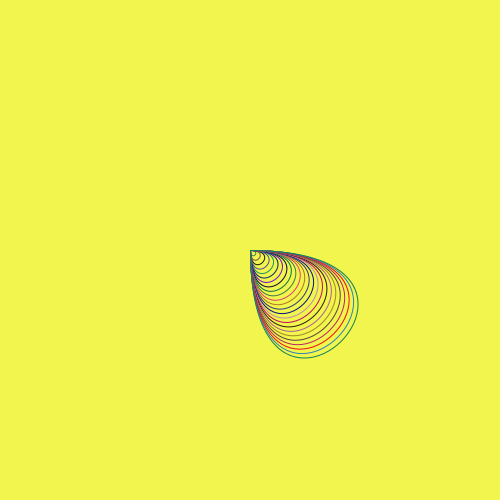
Frame 1 (no input)
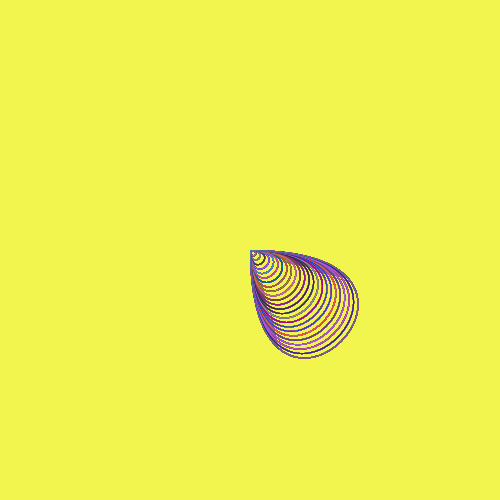
Frame 60 (the mouse pressed at the canvas centre just before this capture)
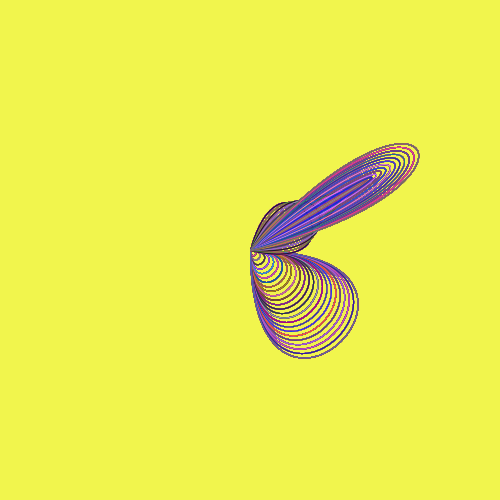
Frame 120 (the mouse held since frame 60 and released just before this capture)

The Processing sketch that drew these frames (run headless with seeded random() and noise(); from frame 60 on, the mouse is pressed at the canvas centre):

// Processing sketch: processing_134598
// ── processing_134598.pde

/*Laiane Merino Vignoto
Arquitetura e Urbanismo (s53)
fev/2014*/

void setup() 
{
  size(500, 500);
  background(241, 245, 77);
}
void draw() 
{
  pushMatrix();
  translate(250, 250);
  rotate(mouseX);
  for (int i = 2; i < width/2; i += 10) 
  {
    noFill();
    stroke(random(255), random(155), random(255));
    bezier(0, 0, mouseX/2, i, i, mouseY/2, 0, 0);
  }
  popMatrix();
}


/*Este trabalho está licenciado sob uma Licença Creative Commons Atribuição  4.0 Internacional. Para ver uma cópia desta licença, visite http://creativecommons.org/licenses/by/4.0/deed.pt.*/
